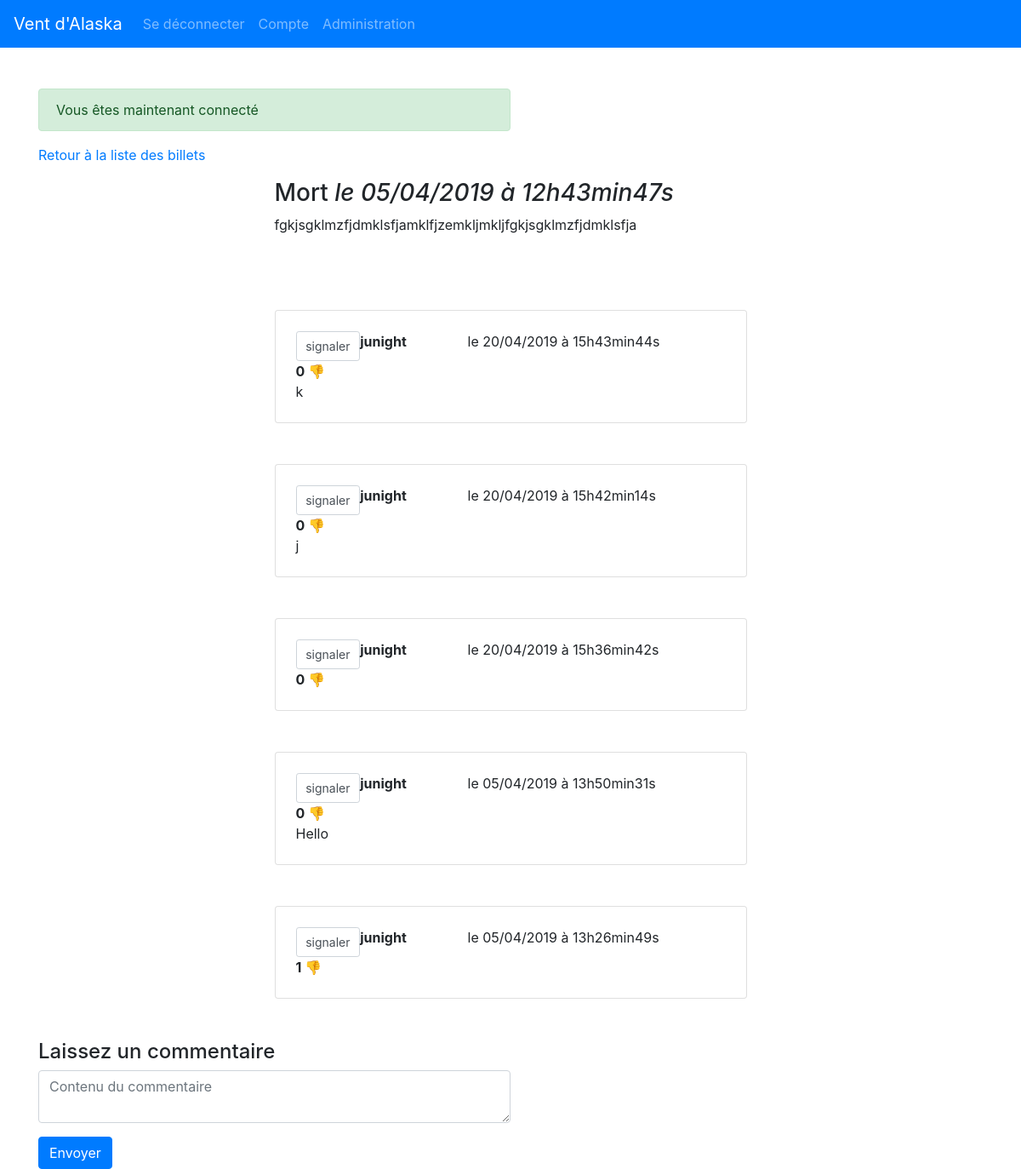
The app's page /index.php?action=post&id=39 (signed in) with its own data.
### tables this page shows
CREATE TABLE `news` (
  `id` int(11) NOT NULL,
  `title` varchar(255) NOT NULL,
  `content` text NOT NULL,
  `date_creation` datetime NOT NULL
);

CREATE TABLE `comments` (
  `id` int(11) NOT NULL,
  `id_news` int(11) NOT NULL,
  `author` varchar(255) NOT NULL,
  `comment` text NOT NULL,
  `date_comment` datetime NOT NULL,
  `rating_comment` int(11) NOT NULL DEFAULT '0'
);

### controller/PostController.php (called while the page is built, shortened)
<?php
require './models/PostManager.php';
require './models/Post.php';
class PostController
{
    protected $postManager;
    protected $commentManager;
    public function __construct()
    {
        $this->postManager = new PostManager;
        $this->commentManager = new CommentManager;
    }
    public function listPost(bool $admin = false)
    {
        $postId = $_GET['id'];
        try {
            $post = $this->postManager->find($postId);
        } catch (Exception $e) {
            $_SESSION['flash']['danger'] = "Aucun article ne correspond à cet identifiant";
            header('location:index.php?action=listPosts');
            exit();
        }
        $comments = $this->commentManager->findAll($postId, $admin);
        require './views/frontend/postView.php';
    }
}

### models/Manager.php (called while the page is built, shortened)
<?php
class Manager
{
    protected function __construct()
    {
        $this->pdo = new PDO('mysql:dbname=test;host=localhost', 'root', 'root', []);
    }
}

### models/PostManager.php (called while the page is built, shortened)
<?php
class PostManager extends General
{
    private $db;
    public function __construct()
    {
        $this->db = $this->pdo;
    }
    public function find(int $postId)
    {
        $req = $this->db->prepare('SELECT id, title, content, DATE_FORMAT(date_creation, \'%d/%m/%Y à %Hh%imin%ss\') AS dateCreation FROM news WHERE id = :postId');
        $req->execute([
            "postId" => $postId,
        ]);
        $postData = $req->fetch();
        if ($postData != false) {
            $post = new Post($postData);
        } else {
            throw new Exception();
        }
        return $post;
    }
}

### models/Post.php (called while the page is built, shortened)
<?php
class Post
{
    protected $title;
    protected $content;
    protected $dateCreation;
    public function hydrate($data)
    {
        foreach ($data as $attr => $value) {
            $method = 'set' . ucfirst($attr);
        }
    }
    public function setId($id)
    {
        return $this;
    }
    public function getTitle()
    {
        return $this->title;
    }
    public function setTitle($title)
    {
        if (!is_string($title) || empty($title)) {
            $this->errors[] = self::INVALID_TITLE;
        } else {
            $this->title = $title;
        }
        return $this;
    }
    public function getContent()
    {
        return $this->content;
    }
    public function setContent($content)
    {
        if (!is_string($content) || empty($content)) {
            $this->errors[] = self::INVALID_CONTENT;
        } else {
            $this->content = $content;
        }
        return $this;
    }
    public function getDateCreation()
    {
        return $this->dateCreation;
    }
    public function setDateCreation($dateCreation)
    {
        $this->dateCreation = $dateCreation;
        return $this;
    }
}

### models/CommentManager.php (called while the page is built, shortened)
<?php
require 'Comment.php';
class CommentManager extends General
{
    private $db;
    public function __construct()
    {
        $this->db = $this->pdo;
    }
    public function findAll(int $idNews, bool $admin = false)
    {
        $commentsList = [];
        $sql = 'SELECT id, id_news AS idNews, author, comment, rating_comment AS ratingComment, DATE_FORMAT(date_comment, \'%d/%m/%Y à %Hh%imin%ss\') AS dateComment FROM comments WHERE id_news = ?';
        if ($admin == true) {
            $sql .= "ORDER BY ratingComment DESC";
        } else {
            $sql .= "ORDER BY dateComment DESC";
        }
        $req = $this->db->prepare($sql);
        $req->execute([$idNews]);
        while ($data = $req->fetch()) {
            $commentsList[] = new Comment($data);
        }
        return $commentsList;
    }
}

### models/Comment.php (called while the page is built, shortened)
<?php
class Comment
{
    protected $id;
    protected $author;
    protected $comment;
    protected $dateComment;
    protected $ratingComment;
    public function hydrate(stdClass $data)
    {
        foreach ($data as $attr => $value) {
            $method = 'set' . ucfirst($attr);
        }
    }
    public function getId()
    {
        return $this->id;
    }
    public function setId($id)
    {
        $this->id = (int) $id;
        return $this;
    }
    public function setIdNews($idNews)
    {
        return $this;
    }
    public function getAuthor()
    {
        return $this->author;
    }
    public function setAuthor($author)
    {
        if (!is_string($author) || empty($author)) {
        } else {
            $this->author = $author;
        }
        return $this;
    }
    public function getComment()
    {
        return $this->comment;
    }
    public function setComment($comment)
    {
        if (!is_string($comment) || empty($comment)) {
        } else {
            $this->comment = $comment;
        }
        return $this;
    }
    public function getDateComment()
    {
        return $this->dateComment;
    }
    public function setDateComment($dateComment)
    {
        $this->dateComment = $dateComment;
        return $this;
    }
    public function getRatingComment()
    {
        return $this->ratingComment;
    }
    public function setRatingComment($ratingComment)
    {
        $this->ratingComment = (int) $ratingComment;
        return $this;
    }
}

### views/frontend/postView.php (the view, shortened to what this page needs)
<?php
if ($post instanceof Post) {
    ?>
    <p><a href="index.php?action=listPosts">Retour à la liste des billets</a></p>
    <div class="news w-50 mx-auto">
        <h3>
            <?=$post->getTitle();?>
            <em>le <?=$post->getDateCreation();?></em>
        </h3>
        <div class="content-display">
            <?=
    nl2br($post->getContent());
    ?>
        <br/>
        </div>
    </div>
    <?php
}
foreach ($comments as $comment) {
    if ($comment instanceof Comment) {
        ?>
    <div class="comment mx-auto my-5 card p-4 h-100">
        <div class="comment-heading">
            <form class="form"action="index.php?action=rateComment&commentId=<?=$comment->getId();?>&postId=<?=$_GET['id'];?>" method="POST">
                    <input class="form-control btn-sm p-0" type="submit" id=commentButton name="commentButton"  value="signaler">
            </form>
                <strong>
                    <?=htmlspecialchars($comment->getAuthor());?>
                </strong>
                le <?=$comment->getDateComment();?>
               <strong><?=$comment->getRatingComment()?> 👎</strong>
    </div>
        <?=nl2br(htmlspecialchars($comment->getComment()));?>
    </div>
    <?php
}
}
?>
<?php
if (isset($_SESSION['auth']) && $_SESSION['auth']): ?>
<h4>Laissez un commentaire</h4>
<form class="form mx-auto" action="index.php?action=addComment&amp;id=<?=$_GET['id']?>" method="POST">
    <div class="form-group">
        <textarea class="form-control w-50" name="comment" placeholder="Contenu du commentaire" ></textarea>
    </div>
    <button class="btn btn-primary">Envoyer</button>
</form>
<?php endif;?>
<?php require 'template.php';?>

### public/css/main.css (style rules this page uses)
.news { margin-top: 10px; margin-bottom: 10px; }
.comment { width: 50%; height: 75px; }
.comment-heading { display: grid; grid-template-columns: 15% 25% 50%; }
.content-display { word-wrap: break-word; }

### records on screen
news: title "Mort", content "fgkjsgklmzfjdmklsfjamklfjzemkljmkljfgkjsgklmzfjdmklsfja"
comments: author "junight", DateComment "20/04/2019 à 15h43min44s", rating_comment "0", comment "k"
comments: author "junight", DateComment "20/04/2019 à 15h42min14s", rating_comment "0", comment "j"
comments: author "junight", DateComment "20/04/2019 à 15h36min42s", rating_comment "0"
comments: author "junight", DateComment "05/04/2019 à 13h50min31s", rating_comment "0", comment "Hello"
comments: author "junight", DateComment "05/04/2019 à 13h26min49s", rating_comment "1"

### other values on screen
$message "Vous êtes maintenant connecté"
$post->getDateCreation() "05/04/2019 à 12h43min47s"
